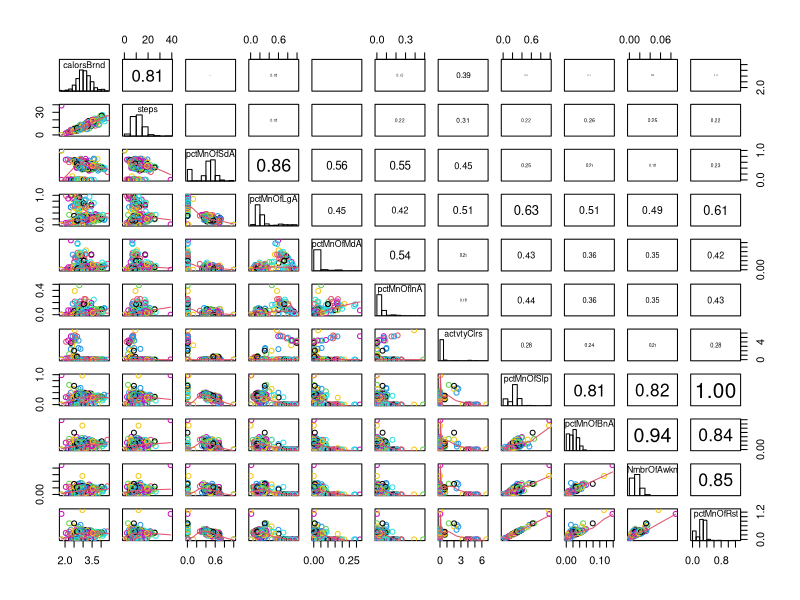
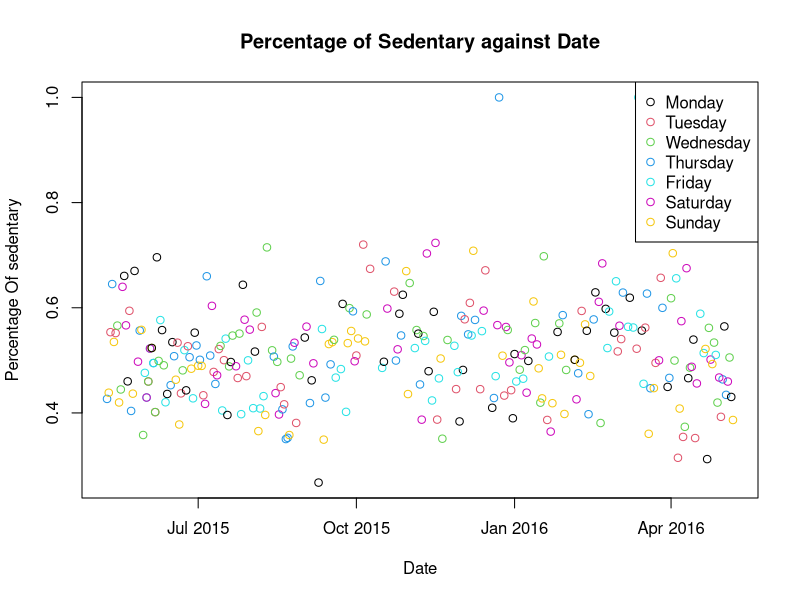
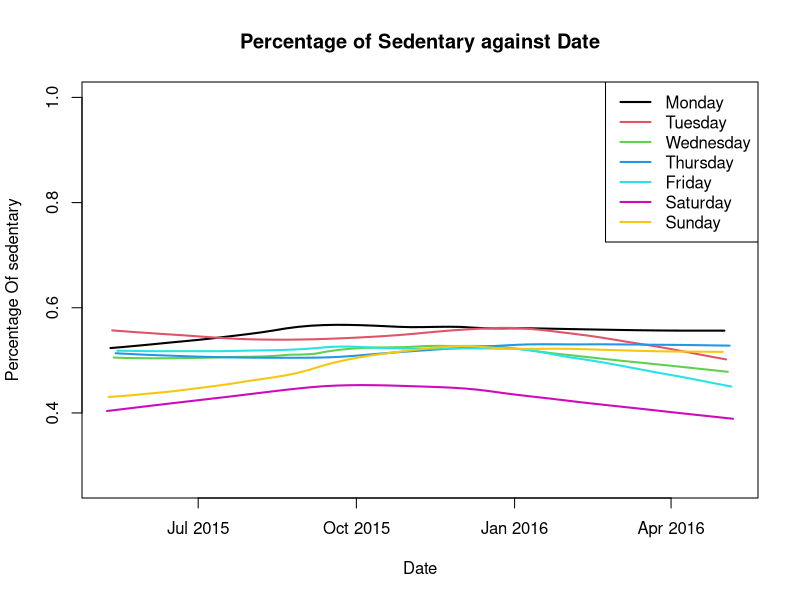
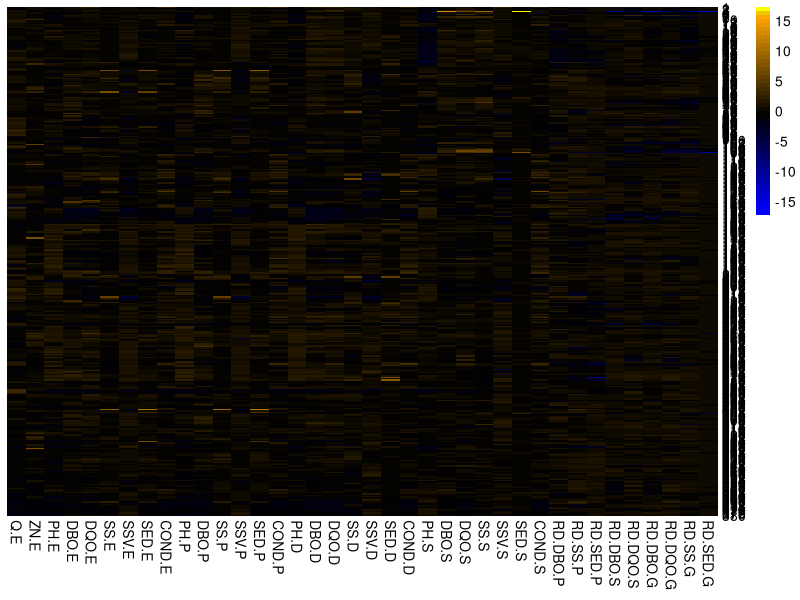
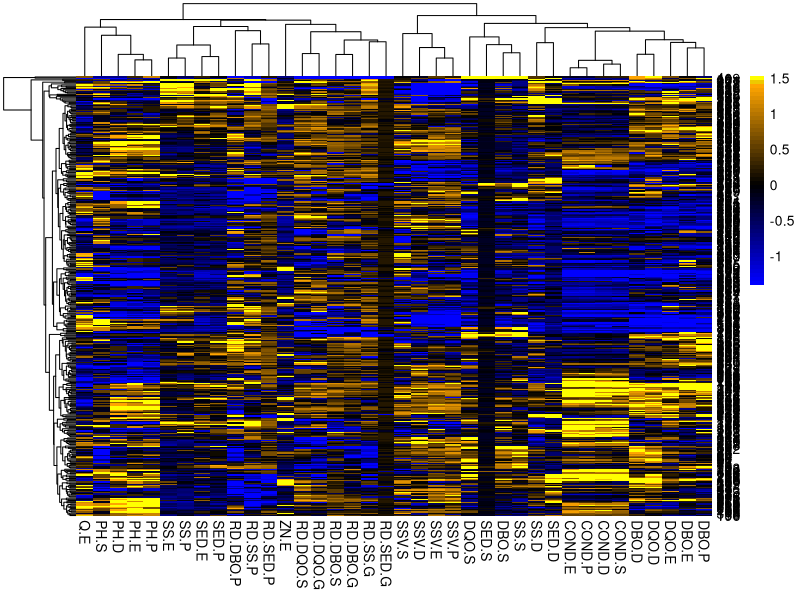
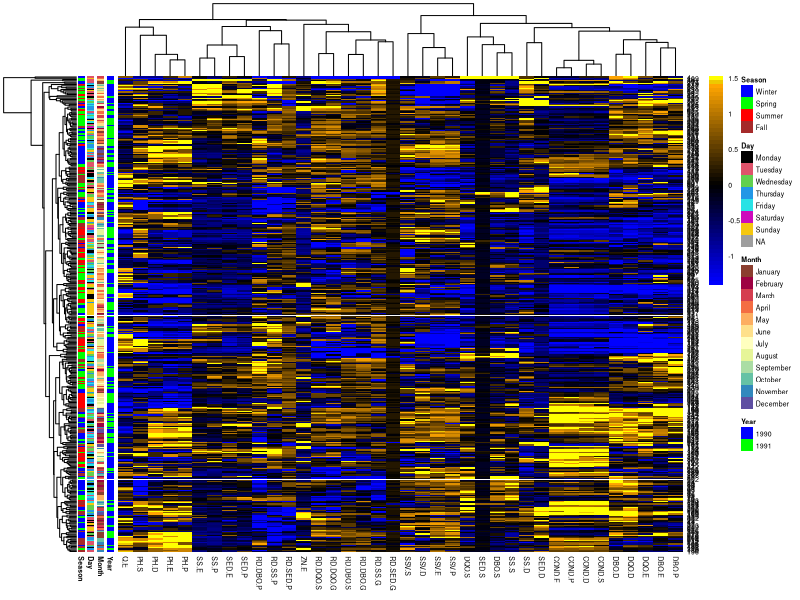
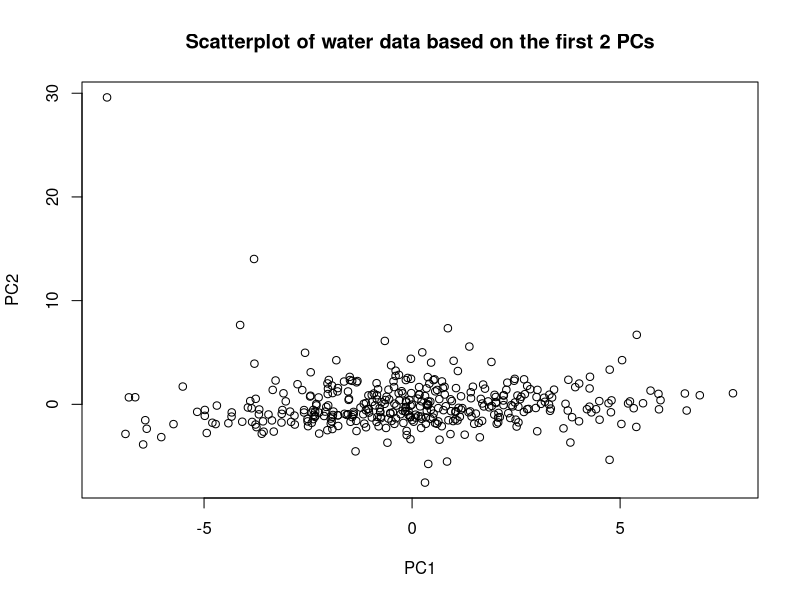
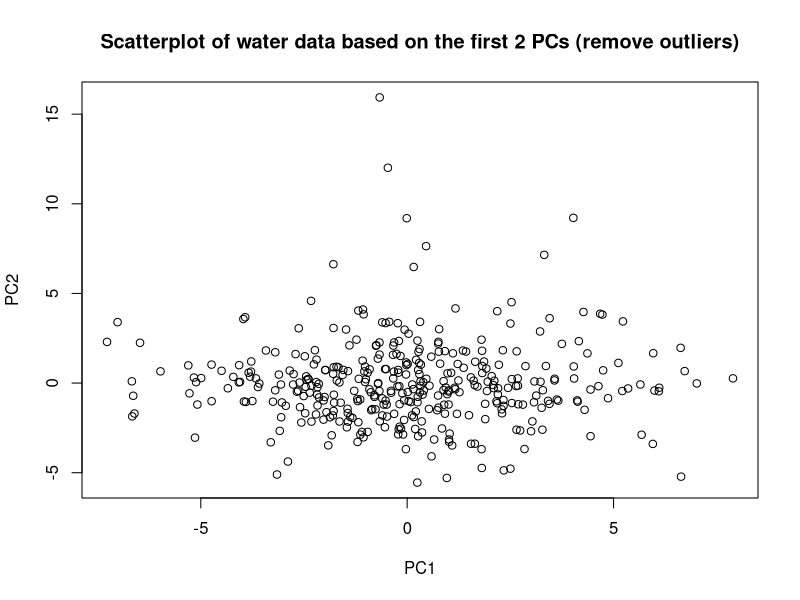

Write the R code that produced these figures, in order.
## ---- chunk 1
knitr::opts_chunk$set(echo = TRUE,tidy=TRUE,tidy.opts=list(width.cutoff=50))
## ---- chunk 2
fitbit<-read.csv("fitbit.csv",header=TRUE)
fitbit$Date<-as.Date(as.character(fitbit$Date),format="%d-%m-%Y")
fitbit$Day<-factor(weekdays(fitbit$Date),levels=weekdays(x=as.Date(seq(7), origin="1950-01-01")))
fitbit$Month<-factor(months(fitbit$Date),levels=month.name)
## ---- chunk 3
totalNumberOfMinutes <- fitbit$MinutesOfSleep + fitbit$MinutesOfLightActivity + fitbit$MinutesOfModerateActivity + fitbit$MinutesOfSedentaryActivities + fitbit$MinutesOfIntenseActivity #LINE 1
absoluteMinNames<-c("MinutesOfSedentaryActivities","MinutesOfLightActivity",
    "MinutesOfModerateActivity" , "MinutesOfIntenseActivity" , "activityCalories","MinutesOfSleep", 
    "MinutesOfBeingAwake" , "NumberOfAwakings","MinutesOfRest") #LINE 2
fitbit[,absoluteMinNames]<-fitbit[,absoluteMinNames]/totalNumberOfMinutes  #LINE 3
names(fitbit)<-gsub("Minutes","pctMin",names(fitbit)) #LINE 4
names(fitbit)<-abbreviate(names(fitbit),10) #LINE 5
## ---- chunk 4
colWeek<-palette()[1:nlevels(fitbit$Day)]
names(colWeek)<-levels(fitbit$Day)
colWeek

#Code for pairs plot here.
library(gplots)
head(fitbit)
fitbit.continuous <- fitbit[,-c(1, 4, 5, 15, 16)]
panel.cor <- function(x, y, digits = 2, prefix = "", cex.cor, ...)
{
    #from help of pairs
    usr <- par("usr"); on.exit(par(usr))
    par(usr = c(0, 1, 0, 1))
    r <- abs(cor(x, y,use="pairwise.complete.obs"))
    txt <- format(c(r, 0.123456789), digits = digits)[1]
    txt <- paste0(prefix, txt)
    if(missing(cex.cor)) cex.cor <- 0.8/strwidth(txt)
    text(0.5, 0.5, txt, cex = cex.cor * r)
}
panel.hist <- function(x, ...)
{
    #from help of pairs
    usr <- par("usr"); on.exit(par(usr))
    par(usr = c(usr[1:2], 0, 1.5) )
    h <- hist(x, plot = FALSE)
    breaks <- h$breaks; nB <- length(breaks)
    y <- h$counts; y <- y/max(y)
    rect(breaks[-nB], 0, breaks[-1], y)
}
pairs(fitbit.continuous, col = colWeek, lower.panel = panel.smooth, upper.panel = panel.cor, diag.panel = panel.hist)
## ---- chunk 5
# code to plot sedentary against date
head(fitbit)
plot(fitbit$Date[fitbit$pctMnOfSdA >= 0.2], fitbit$pctMnOfSdA[fitbit$pctMnOfSdA >= 0.2],
      main = "Percentage of Sedentary against Date",
      ylab = "Percentage Of sedentary",
      xlab = "Date", col = colWeek)
legend("topright", legend=levels(fitbit$Day), pch = 1, col = colWeek)
## ---- chunk 6
# code to plot loess lines
fitbit.remove <- fitbit[which(fitbit$pctMnOfSdA >= 0.2),]
plot(fitbit.remove$Date, fitbit.remove$pctMnOfSdA,
      main = "Percentage of Sedentary against Date",
      ylab = "Percentage Of sedentary",
      xlab = "Date", col = colWeek, type="n")
legend("topright", legend=levels(fitbit$Day), lwd = 2, col=colWeek)
fitbit.remove$Date <- as.numeric(fitbit.remove$Date)
for (i in levels(fitbit.remove$Day)) {
  fitbit.remove.day = fitbit.remove[fitbit.remove$Day == i,]
  lines(loess.smooth(fitbit.remove.day$Date, fitbit.remove.day$pctMnOfSdA), col=colWeek[i], lwd = 2)
}

## ---- chunk 7
water<-read.csv(file = "water-treatment-cleaned.csv", header = TRUE, stringsAsFactors = FALSE)
water$Month<-factor(water$Month,levels=month.name)
water$Day<-factor(water$Day,levels=weekdays(x=as.Date(seq(7), origin="1950-01-01")))
water$Year<-factor(water$Year,levels=c(90,91),labels=c("1990","1991"))
colDays<-palette()
names(colDays)<-levels(water$Day)
library(RColorBrewer)
colMonths<-c("coral4",brewer.pal(11, "Spectral"))
names(colMonths)<-levels(water$Month)
colYear<-c("blue","green")
names(colYear)<-levels(water$Year)
colSeason<-c("Blue","Green","Red","Brown")
names(colSeason)<-c("Winter","Spring","Summer","Fall")
# to be used for the colors of the heatmap:
seqPal2<- colorRampPalette(c("orange","black","blue"))(50)
seqPal2<-(c("yellow","gold2",seqPal2))
seqPal2<-rev(seqPal2)
## ---- chunk 8
library(pheatmap)
# add code here for basic 
head(water)
water.continuous <- water[, -c(1:5)]
pheatmap(water.continuous, cluster_rows = FALSE, cluster_cols = FALSE, color=seqPal2, scale="column")
## ---- chunk 9
# Add code here for `waterScaled` and `waterCat`
waterScaled<-scale(water.continuous, center=TRUE, scale=TRUE)
waterCat<- water[ ,c(1:5)]
# Uncomment this code
row.names(waterScaled)<-row.names(water)
summary(waterScaled[,1:5])

summary(waterCat)
## ---- chunk 10
# Add code here for breakpoints
qnt<-quantile(as.numeric(data.matrix(waterScaled)),c(0.05,.95))
brks<-seq(qnt[1],qnt[2],length=length(seqPal2)+1)
fullHeat<-pheatmap(waterScaled,cluster_rows = TRUE, cluster_cols = TRUE,
                   color=seqPal2, 
                   breaks=brks)
## ---- chunk 11

# Add code here and fix existing code to get better heatmap
fullHeat<-pheatmap(waterScaled,cluster_rows = TRUE, cluster_cols = TRUE,
                   color=seqPal2, 
                   breaks=brks,
                   annotation_row=waterCat[,2:5],
                   annotation_colors = list("Year"=colYear, "Month"=colMonths,"Day"=colDays, "Season"=colSeason),
                   fontsize = 5)

## ---- chunk 12
# add code here for pca and scatterplot
pcaWater<-prcomp(waterScaled, center=TRUE, scale=TRUE)
plot(pcaWater$x[,1:2], main = "Scatterplot of water data based on the first 2 PCs")
## ---- chunk 13
# add code here for pca and scatterplot
outlier <- pcaWater$x[,1][which(pcaWater$x[,2]>=10)]
waterScaled.remove <- waterScaled[-c(as.numeric(names(outlier))),]
pcaWater.remove<-prcomp(waterScaled.remove, center=TRUE, scale=TRUE)
outlier.date <- water[as.numeric(names(outlier)), 1] 
plot(pcaWater.remove$x[,1:2], main = "Scatterplot of water data based on the first 2 PCs (remove outliers)")

# print the date
outlier.date
